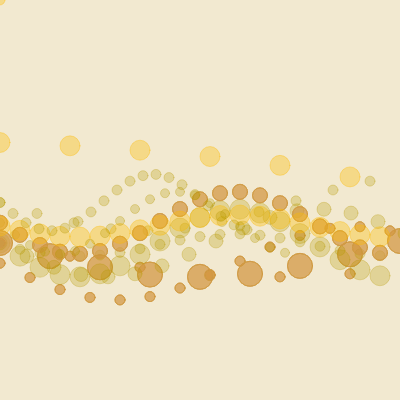
Frame 1 (no input)
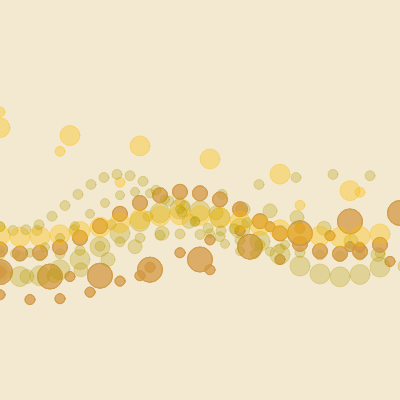
Frame 60 (no input)
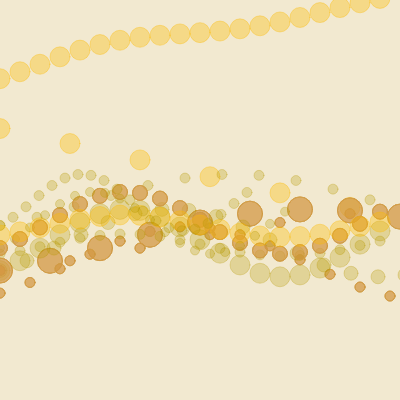
Frame 120 (the mouse pressed at the canvas centre since frame 60)

The p5.js sketch that drew these frames (run headless with seeded random() and noise() and a simulated clock; from frame 60 on, the mouse is pressed at the canvas centre):

// p5.js sketch
// ── sketch.js
function setup() {
  createCanvas(400, 400);
}
let angle=0;
let bangle=90;
function draw() {
  background(242, 233, 208);
  let offsetY=0;
  let offsetX=1;
  for(x=0;x<width/2;x+=10)
  {
    fill(181, 154, 0,70)
    stroke(181, 154, 0,70)
    a=angle+offsetY;
    b=bangle+offsetX;
    y=map(sin(a)/7*cos(a),-1,1,90,height)
    z=map(sin(a)/7*cos(a)*2,-1,1,5,height)
     ellipse(x*2,y,10,10)
    ellipse(x*1.3,z,10,10)
    ellipse(x*1.5,z*1.1,9,9)
    ellipse(x*3.7,z,10,10)
    ellipse(x*2.7,z*1.2,14,14)
    ellipse(x*1.7,z*2.4,15,10)
    ellipse(x*1.9,z*9,10,10)
    ellipse(z/2,y*5,50,50)
    ellipse(x*2,z*21,9,9)
    ellipse(x*1.9,z*19,10,10)
    ellipse(x*2,z*1.2,20,20)

    
    for(i=30;i<80;i+=5)
    {
      fill(209, 156, 71,30)
      stroke(209, 156, 71,i)
      ellipse(x*2,z*1.1,15,15)
      ellipse(x*7,z*1.2,10,10)
      ellipse(x*3,z*1.3,10,10)
      ellipse(x*5,z*1.2,25,25)
    
    }
    fill(252, 186, 3,90)
    stroke(252, 186, 3,90)
    ellipse(x*7,y-z+x+100,20,20)
    ellipse(x*2,y-19,20,20)
    ellipse(x*2,cos(b)*z-a,20,20)
    ellipse(x*6,-sin(a)*z,10,10)
    
    //entire wave movement
    // m=map(sin(b)/8,1,9,100,height)
    //  for(j=0;j<1;j+=0.1)
    // {
    //   fill(241, 255, 82,70)
    //  stroke(241, 255, 82,70)
    //  ellipse(x+z,z*j,10,10)
    // }
    
    offsetY+=0.2;
    offsetX+=0.018;}
 angle+=0.062;
 bangle+=0.09;
  
}
